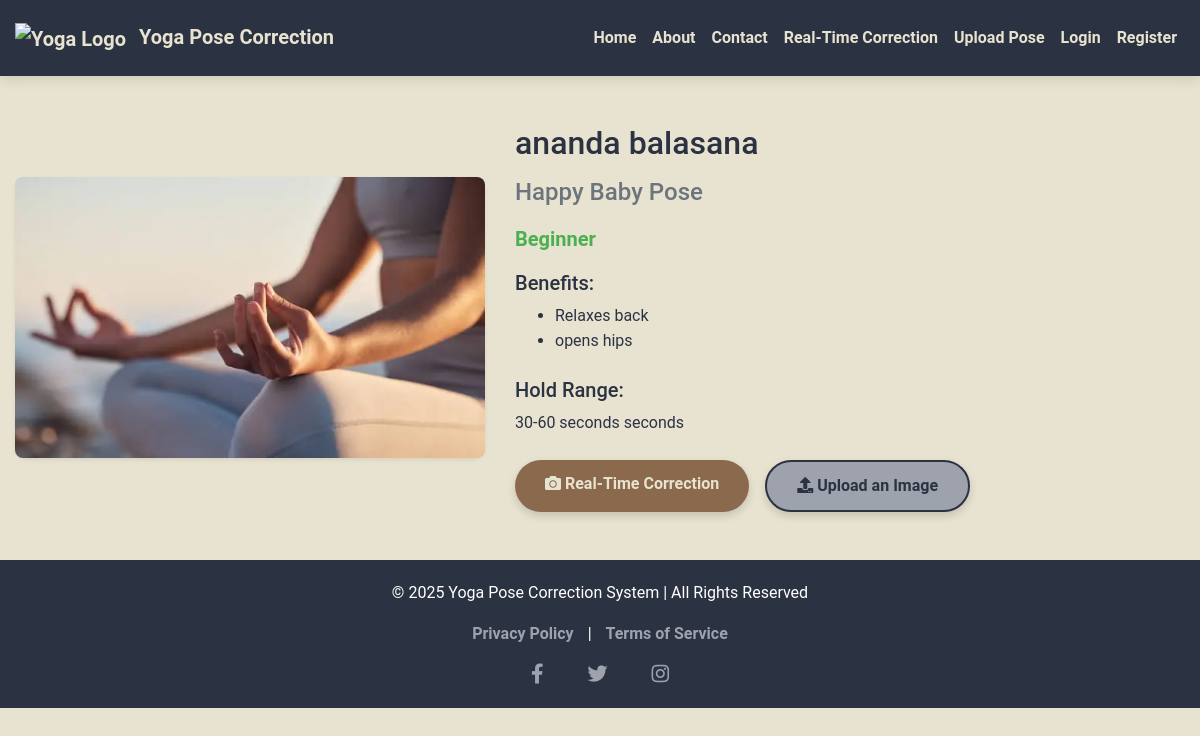
The page /yoga_details/ananda balasana/ on the database its author committed.
### pose_selection/models.py (models this page shows, shortened)
class YogaPoseDetails(models.Model):
    pose_name = models.CharField(max_length=100, unique=True)
    english_name = models.CharField(max_length=100)
    benefits = models.TextField()
    level = models.CharField(max_length=20)
    hold_duration = models.CharField(max_length=20)

### pose_selection/views.py (the view)
# urls.py: path('yoga_details/<str:pose_name>/', views.yoga_details, name='yoga_details'),
def yoga_details(request, pose_name):
    pose = YogaPoseDetails.objects.get(pose_name=pose_name)
    pose.benefits = pose.benefits.split(',')
    context ={
        'pose': pose,
    }
    return render(request, 'pose_selection/yoga_details.html', context)

### pose_selection/templates/pose_selection/yoga_details.html
{% extends 'base.html' %}
{% load static %}
{% block content %}
<div class="container my-5">
    <div class="row align-items-center">
        <div class="col-md-5">
            <div class="card shadow-sm" style="min-height: 100%; border: none;">
                <img src="{% static 'images/istockphoto-1459538299-612x612.webp' %}"
                     class="card-img-top"
                     alt="{{ pose.pose_name }}"
                     style="height: 100%; object-fit: cover; border-radius: 8px;">
            </div>
        </div>
        <div class="col-md-7">
            <h2 class="mb-3">{{ pose.pose_name }}</h2>
            <h4 class="text-muted">{{ pose.english_name }}</h4>
            <div class="my-3">
                <span style="
                    font-weight: bold;
                    font-size: 20px;
                    {% if pose.level == 'Beginner' %} color: #4CAF50;
                    {% elif pose.level == 'Intermediate' %} color: #FF9800;
                    {% elif pose.level == 'Advanced' %} color: #F44336;
                    {% else %} color: #607D8B;
                    {% endif %}"
                    >
                    {{ pose.level }}
                </span>
            </div>
            <div class="mb-4">
                <h5>Benefits:</h5>
                <ul>
                    {% for benefit in pose.benefits %}
                    <li>{{ benefit }}</li>
                    {% endfor %}
                </ul>
            </div>
            <div class="mb-4">
                <h5>Hold Range:</h5>
                <p>{{ pose.hold_duration }} seconds</p>
            </div>
            <div class="d-flex">
                <a href="{% url 'realtime_pose' pose_name=pose.pose_name %}" class="btn btn-realtime mr-3">
                    <i class="fas fa-camera"></i> Real-Time Correction
                </a>
                <a href="{% url 'upload_image' pose_name=pose.pose_name %}" class="btn btn-upload">
                    <i class="fas fa-upload"></i> Upload an Image
                </a>
            </div>
        </div>
    </div>
</div>
{% endblock %}

### static/css/style.css (style rules this page uses)
body { font-family: 'Roboto', sans-serif; background: #E8E2D0; color: #2B3241; margin: 0; padding: 0; line-height: 1.6; }
.btn { font-weight: bold; padding: 12px 30px; border: none; border-radius: 50px; font-size: 1rem; transition: all 0.3s ease-in-out; box-shadow: 0 4px 8px rgba(0, 0, 0, 0.15); cursor: pointer; }
.btn-realtime { background: #8B694D; color: #E8E2D0; }
.btn-upload { background: #9EA2AD; color: #2B3241; border: 2px solid #2B3241; }
.card { border: none; border-radius: 12px; transition: all 0.3s ease-in-out; box-shadow: 0 4px 12px rgba(0, 0, 0, 0.1); background: #F5F5F5; color: #2B3241; }
@media (min-width: 1200px) { .container, .container-lg, .container-md, .container-sm, .container-xl { max-width: 1400px; margin: 0 auto; } }
@media (min-width: 576px) { .container, .container-sm { max-width: 1000px !important; } }
@media (min-width: 768px) { .container, .container-md { max-width: 1100px !important; } }
@media (min-width: 992px) { .container, .container-lg { max-width: 1200px !important; } }
@media (min-width: 1200px) { .container, .container-xl { max-width: 1400px !important; } }

### templates/base.html (style rules this page uses)
html, body { height: 100%; margin: 0; }
body { display: flex; flex-direction: column; }

### rows shown on the page
YogaPoseDetails: pose_name "ananda balasana", english_name "Happy Baby Pose", level "Beginner", hold_duration "30-60 seconds"

### other values the page prints
{{ benefit }} "Relaxes back" "opens hips"
